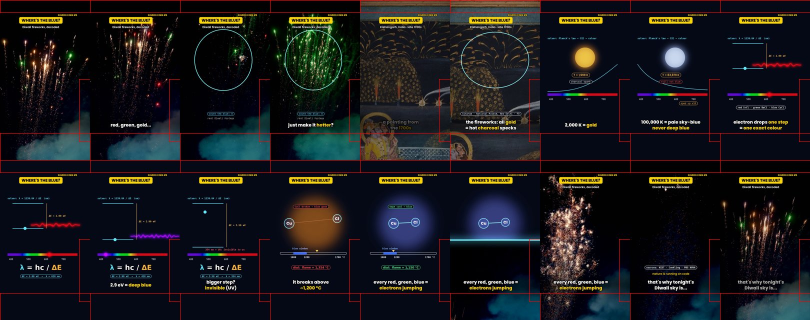
#> input picture shorts/2026-11-08_source_code_05_blue_fireworks/contact.jpg, 1620 x 640 px, given in place of tree.png, which was not available (shown at 1/2 size)
$ python fireflies_sync.py ../2026-11-08_source_code_05_blue_fireworks/contact.jpg
#> lines starting #> are read from the running program, lines starting #| are printed output that depends on the picture
### shorts/_music/music_cinematic.py
# Coded Cosmos — dark cinematic score engine v2 (reusable). Serious, deep, smooth.
# v2 (owner 31 Oct 19:45: "more professional and smooth, no abrupt or out-of-tone sounds"):
#  - every pitched sound follows the current chord (chord_at), incl. electron notes, motif, braams
#  - no harsh noise clicks, no Shepard sweeps, no hard cuts; soft attacks, long releases
#  - chords re-phased so the reveal lands on the home chord; bus glue compressor + soft clip
import numpy as np, wave as wavmod
from scipy.signal import butter, lfilter, fftconvolve

SR  = 44100
RNG = np.random.default_rng(11)

# ---------------- helpers ----------------
def hz(n): return 440*2**((n-69)/12)
def lp(x, fc, o=2): b, a = butter(o, min(fc, SR/2-100)/(SR/2)); return lfilter(b, a, x)
def hp(x, fc, o=2): b, a = butter(o, fc/(SR/2), 'high'); return lfilter(b, a, x)
def bp(x, lo, hi, o=2): b, a = butter(o, [lo/(SR/2), hi/(SR/2)], 'band'); return lfilter(b, a, x)
def place(buf, sig, t, g=1.0):
    i = int(t*SR); j = min(buf.shape[0], i+len(sig))
    if 0 <= i < buf.shape[0] and j > i: buf[i:j] += sig[:j-i]*g
# [5 lines left out: function env, not called in this run]
def saw(f, dur, det=(0,)):
    t = np.arange(int(dur*SR))/SR
    return sum(2*((t*f*2**(d/1200)+RNG.random()) % 1)-1 for d in det)/len(det)
# [7 lines left out: function sweep_lp, not called in this run]
def reverb_ir(sec=3.0, damp=2.6):
#> called with sec = 3, damp = 2.6
    n = int(sec*SR); t = np.arange(n)/SR; irs = []
    for _ in range(2):
        ir = lp(RNG.normal(0, 1, n), 5000)*np.exp(-t*damp)
        ir[:int(0.03*SR)] *= np.linspace(0, 1, int(0.03*SR))
        irs.append(ir/np.sqrt((ir**2).sum()))
    return irs
IR = reverb_ir()
# [16 lines left out: functions verb, drone, strings, not called in this run]
def ostinato_note(f, dur):
    x = lp(lp(saw(f, dur, (-4, 4)), 650), 900)
    return x*env(len(x), 0.008, dur*0.7)*np.exp(-np.arange(len(x))/SR*4)
# [8 lines left out: functions cello, bell, not called in this run]
def grain():                                             # soft detector 'rain' grain (no harsh click)
    n = int(0.03*SR)
    return bp(RNG.normal(0, 1, n), 1200, 3500)*env(n, 0.004, 0.024)
def shaker():
    n = int(0.06*SR)
    return bp(RNG.normal(0, 1, n), 3000, 9000)*env(n, 0.006, 0.05)
# [22 lines left out: functions kick_deep, snare_soft, taiko, braam, swell, not called in this run]

# ---------------- harmony ----------------
PROG_MAIN = [(50, 57, 62, 65), (46, 53, 58, 62), (43, 50, 55, 58), (45, 52, 57, 61)]  # Dm Bb Gm A
PROG_DARK = [(50, 57, 62, 65), (43, 50, 55, 58), (46, 53, 58, 62), (45, 52, 57, 61)]  # Dm Gm Bb A
MOTIF_IDX = [(0, 2, 1.0), (1, 3, 1.0), (2, 1, 1.5), (3.5, 2, 2.5)]   # (beat, chord-tone index, length)

# [89 lines left out: functions make_harmony, chord_tone, compose, not called in this run]

### shorts/2026-11-02_fireflies_sync/fireflies_sync.py
# Coded Cosmos — "WHO'S THE LEADER?" v2 (owner 2 Nov: real fireflies, arrival intro, slow pacing, ElevenLabs narration)
# Format F5 sync · look L6 -> photoreal night mangrove plate (ElevenLabs seedream-5-pro, our own generation) + simulated fireflies
# Real solver: pulse-coupled integrate-and-fire (Mirollo & Strogatz 1990), event-driven, sim.py. Music: music_cinematic (D minor).
import numpy as np, subprocess, json, os, sys, wave
from PIL import Image, ImageDraw, ImageFont, ImageFilter
from scipy.ndimage import gaussian_filter
import sim, music_cinematic as mc

# ================= globals =================
W, H = 1080, 1920
FPS, BPM = 30, 75
BEAT_F = FPS*60/BPM                      # 24 frames per beat (0.8 s)
BEATS = 70
NF = int(BEATS*BEAT_F)                   # 1680 frames = 56 s
OUT_DIR = "out"
N, R_VIEW, SPREAD = 300, 120, 0.02
E_ON, E_LOW, SEED = 0.07, 0.01, 1
SLACK = 35.0
BG = (6, 10, 22)
WHITE, YELLOW = (255, 250, 240), (255, 214, 64)
FIRE = np.array([190, 255, 80], np.float32)/255          # ~560 nm yellow-green
CYAN, AMBER, RED, GREEN = (110, 225, 255), (255, 170, 60), (255, 80, 80), (90, 240, 140)
SAFE = (40, 160, 930, 1590); CAP_CX, CAP_MAXW = 490, 820
PLATE_Y, PLATE_S = 330, 0.8
FP_SYM = "/usr/share/fonts/truetype/dejavu/DejaVuSans-Bold.ttf"
FP_XB, FP_B = "fonts/Poppins-ExtraBold.ttf", "fonts/Poppins-Bold.ttf"
TITLE, HOOK, SERIES, ASK = "WHO'S THE LEADER?", "300 fireflies. no leader.", "weird nature #1", "would YOU lead or follow?"
# narration: (segment index from vo.wav silence split, place at display second)
VO_PLACE = [0.6, 2.4, 4.8, 6.0, 7.4, 11.0, 12.8, 16.0, 17.6, 19.2, 21.0, 24.0, 25.4, 27.2, 28.2,
            32.0, 34.0, 35.0, 37.8, 40.6, 42.6, 44.4, 48.0, 52.6]
CAPTIONS = [  # seconds
    (0.6, 3.9, "one firefly."),
    (4.8, 10.5, "then another... *and another.*"),
    (11.0, 12.7, "each one blinks *on its own.*"),
    (12.8, 15.8, "no pattern. *no plan.*"),
    (16.0, 17.5, "*but watch.*"),
    (17.6, 20.9, "no leader.\n*nobody keeping time.*"),
    (21.0, 23.9, "just *one tiny rule:*"),
    (24.0, 29.6, "see a flash?\n*hurry yours a little.*"),
    (32.0, 37.5, "300 fireflies. *one rhythm.*"),
    (37.8, 42.3, "nudge *OFF*...\nit falls apart."),
    (42.6, 47.6, "nudge *ON*...\nin step again."),
    (48.0, 52.5, "first used for your heart's\n*pacemaker cells.*"),
    (52.6, 56.0, "nature is *running on code.*"),
]

# ================= world plate =================
def make_world():
    im = Image.open("tree.png").convert("RGB")
#> im is the input picture: PIL image 1620x640 RGB; mean R, G, B 26.2, 25.6, 28.8
    im = im.resize((int(im.width*PLATE_S), int(im.height*PLATE_S)), Image.LANCZOS)
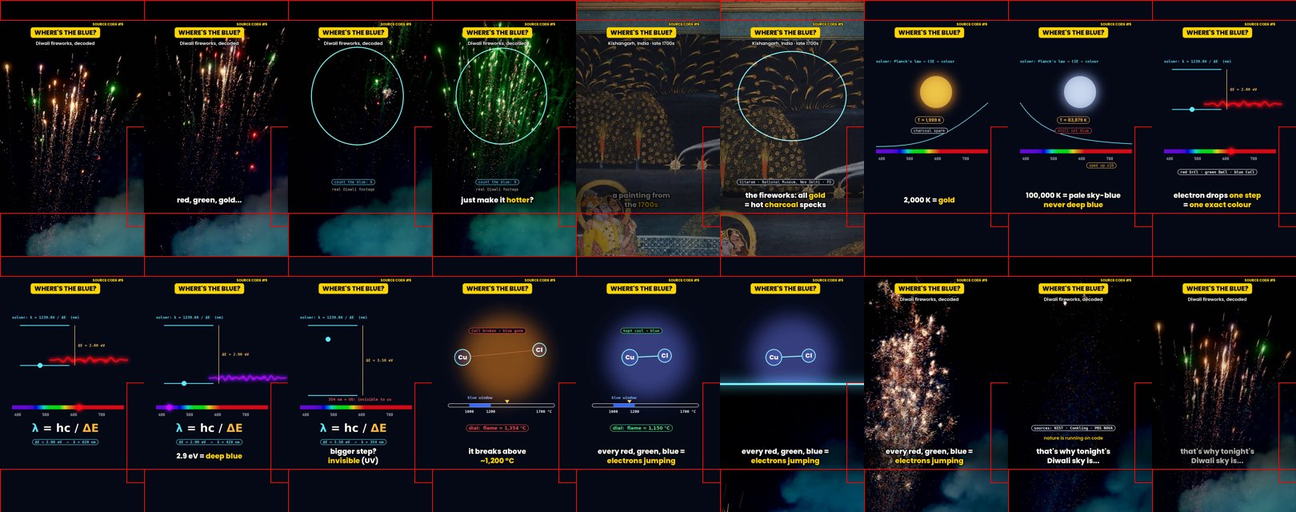
#> im: PIL image 1296x512 RGB; mean R, G, B 26.2, 25.8, 28.9
    a = np.array(im, np.float32); x0 = (a.shape[1]-W)//2; a = a[:, x0:x0+W]; ph = a.shape[0]
#> after `x0 = (a.shape[1] - W) // 2`: x0 = 108
#> after `a = a[:, x0:x0 + W]`:
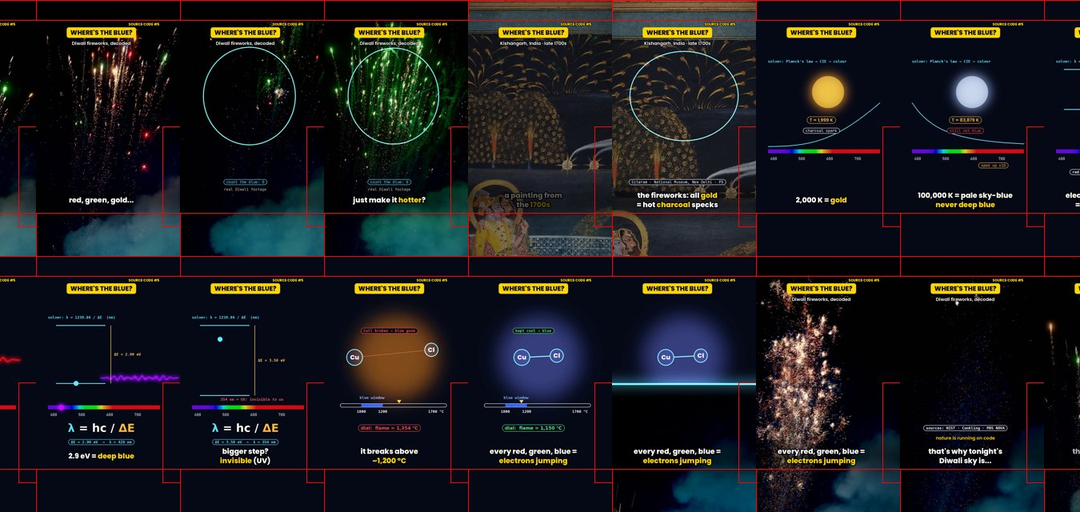
#> a: shape (512, 1080, 3) float32; mean R, G, B 26.4, 26.3, 29.6
#> after `ph = a.shape[0]`: ph = 512
    world = np.zeros((H, W, 3), np.float32)
    world[PLATE_Y:PLATE_Y+ph] = a
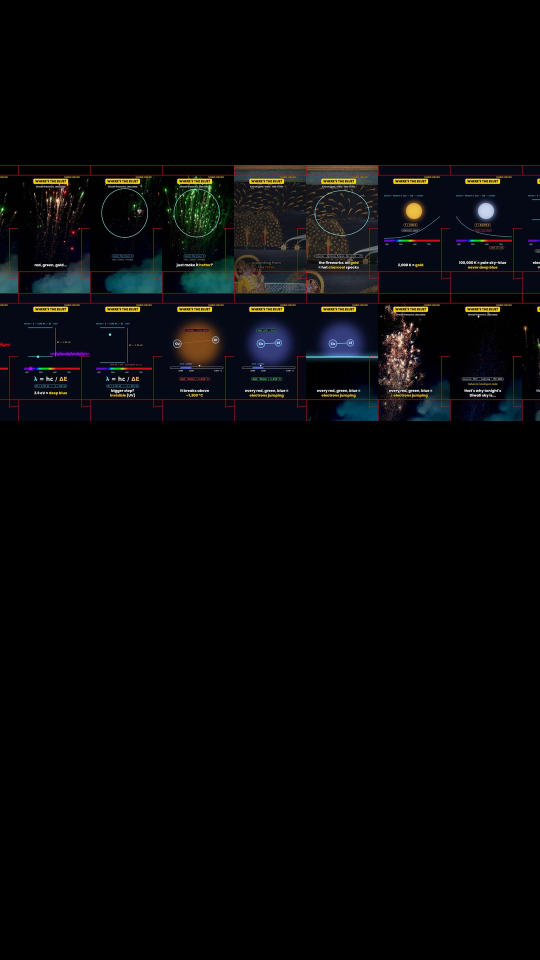
#> world: shape (1920, 1080, 3) float32 (shown at 1/2 size); mean R, G, B 7, 7, 7.9
    top = gaussian_filter(a[:40].mean(0), (40, 0))                               # sky above: extend + darken upward
#> top = 1080 rows, first 8: [20.91, 9.83, 5.17], [20.92, 9.83, 5.18], [20.94, 9.85, 5.18], [20.96, 9.87, 5.18], [21, 9.9, 5.19], [21.04, 9.94, 5.19], [21.1, 9.99, 5.2], [21.16, 10.04, 5.2]
    for y in range(PLATE_Y): world[y] = top*(0.55 + 0.45*(y/PLATE_Y))
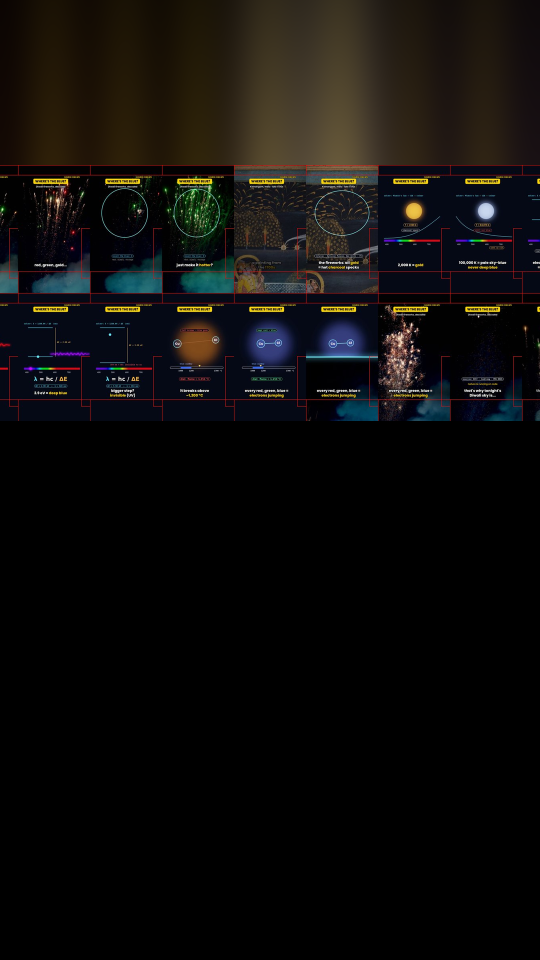
#> world: shape (1920, 1080, 3) float32 (shown at 1/2 size); mean R, G, B 14.1, 12.5, 11.2
    fl = a[::-1][:H-PLATE_Y-ph]                                                  # water below: mirrored, darker
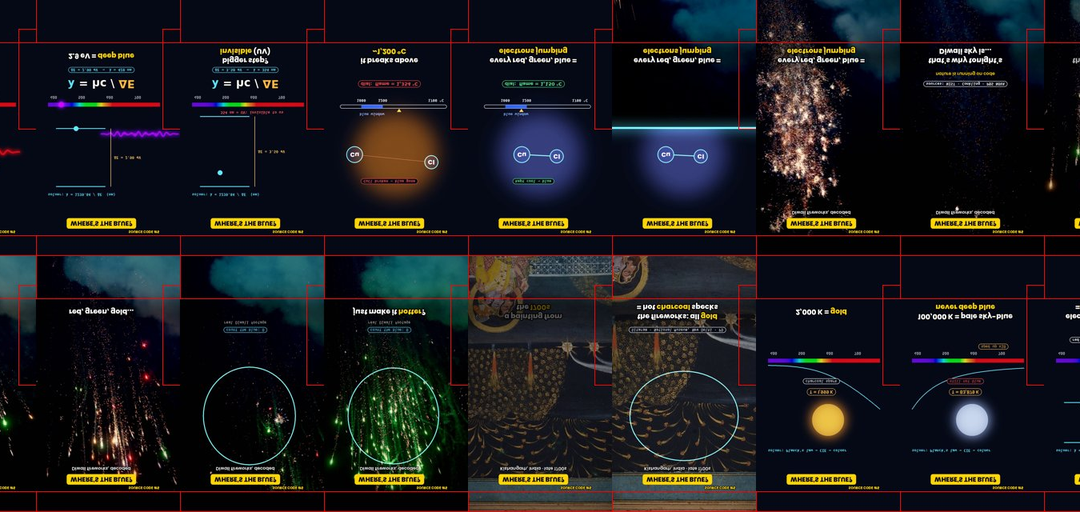
#> fl: shape (512, 1080, 3) float32; mean R, G, B 26.4, 26.3, 29.6
    k = np.linspace(0.85, 0.45, len(fl))[:, None, None]
#> k = 512 values, max 0.85 at index 0, min 0.45 at index 511, mean 0.65
#> (the run stopped early here; a loop or call above may not have finished)
